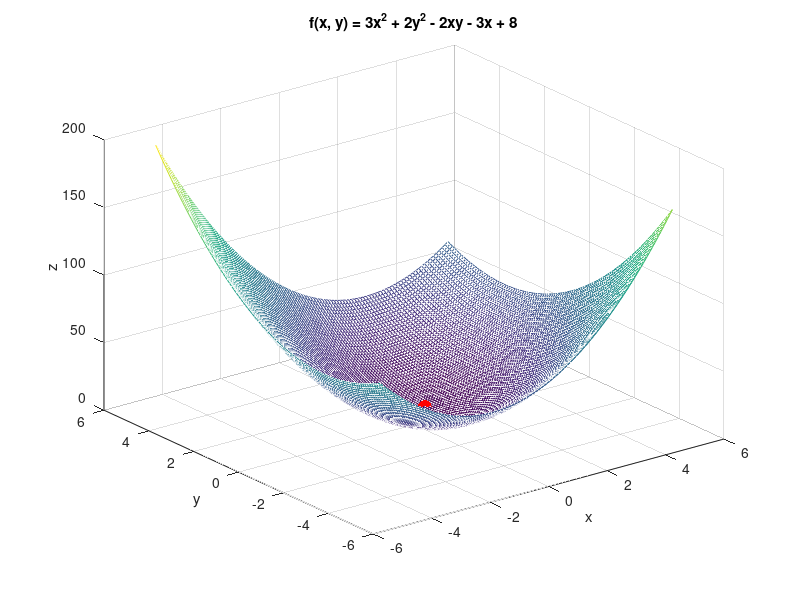

This figure's MATLAB source:
clear all %#ok<CLALL>
close all
clc

% options
o = optimset();
o = optimset(o, 'MaxIter', 1e3);
o = optimset(o, 'Tolx', 1e-5, 'TolFun', 1e-7);
o = optimset(o, 'Display', 'iter');

% function
z0 = [-3, 9];
f = @(z) 3*z(1)^2 + 2*z(2)^2 - 2*z(1)*z(2) - 3*z(1) +8;

% minimum search
zmin = fminsearch(f, z0, o);

% plot
[X, Y] = meshgrid(-5:0.1:5, -5:0.1:5);
Z = 3*X.^2 + 2*Y.^2 - 2*X.*Y - 3*X + 8;

figure(1)
mesh(X, Y, Z)
hold on
plot3(zmin(1), zmin(2), f(zmin), 'r.', 'MarkerSize', 30)
xlabel('x')
ylabel('y')
zlabel('z')
title('f(x, y) = 3x^2 + 2y^2 - 2xy - 3x + 8')
